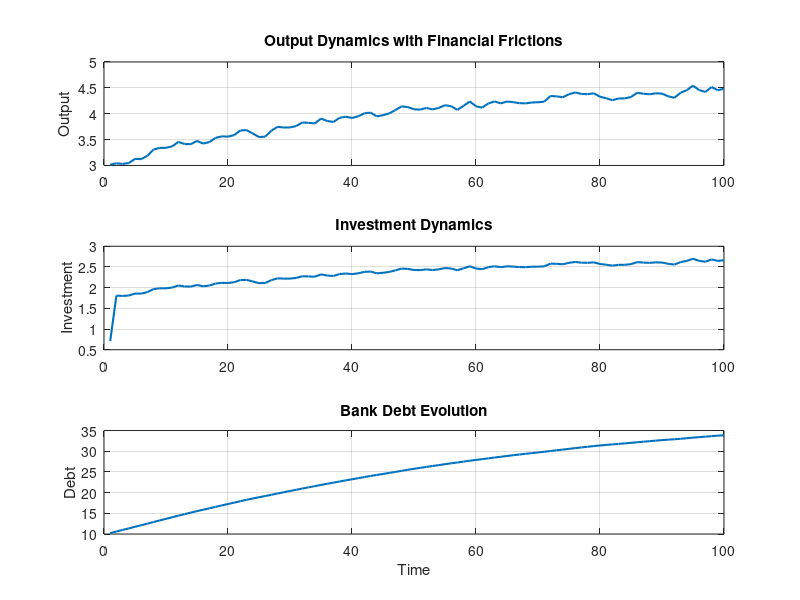
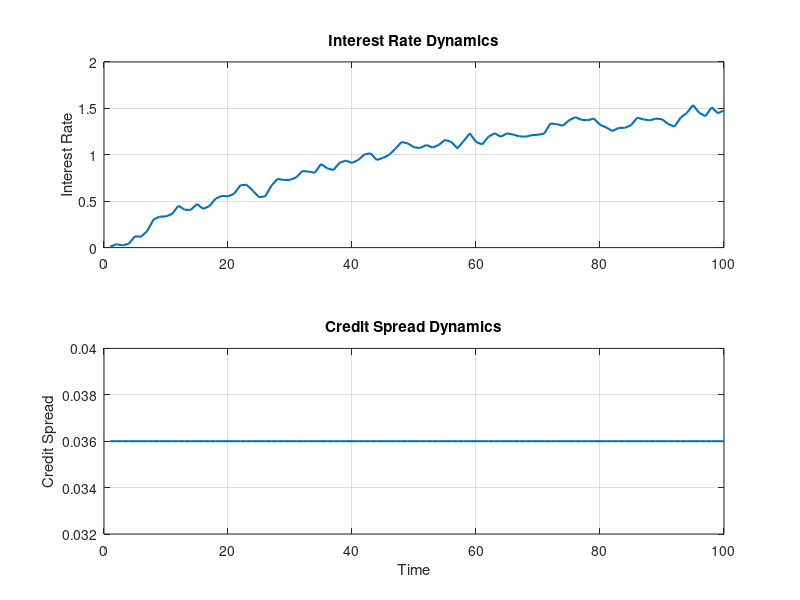
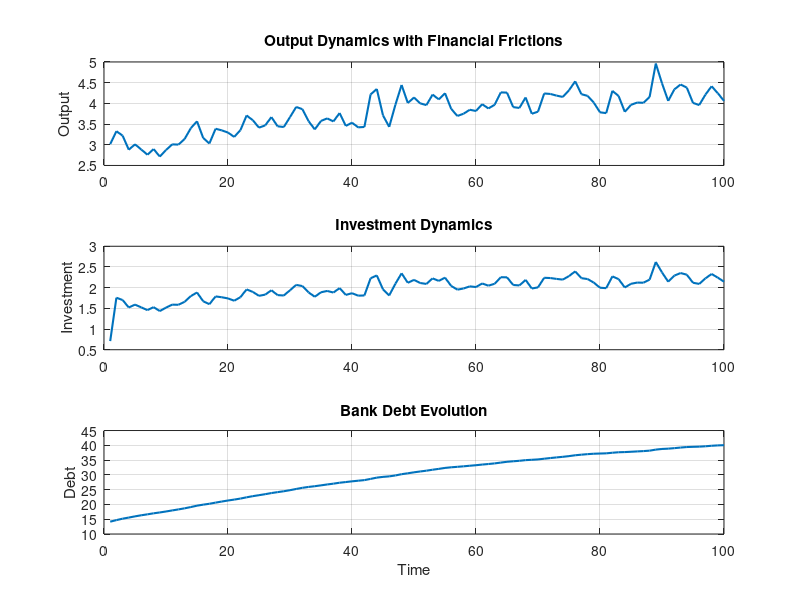
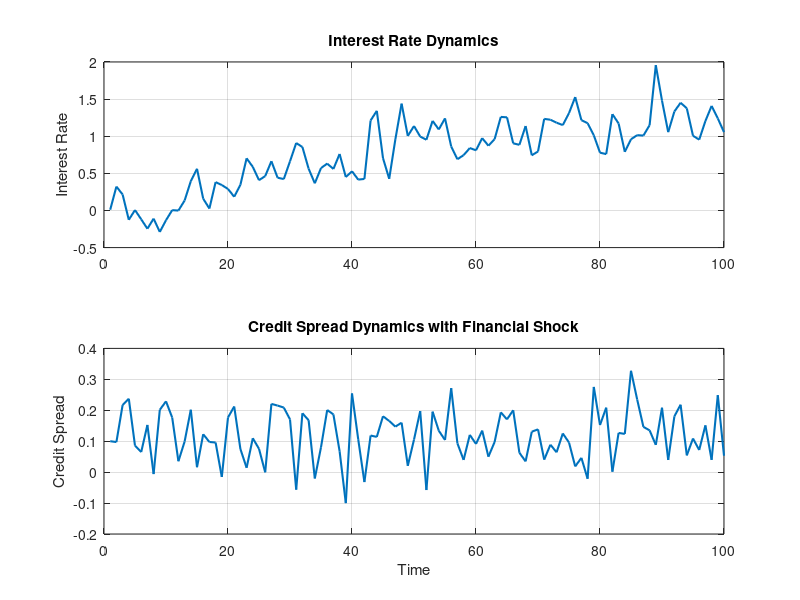

Source code (MATLAB) for these figures, in order:
% Financial Friction DSGE Model (Gertler-Kiyotaki/BGG Framework)

% Clear workspace and define parameters
clear; clc; close all;

%% Model Parameters
beta = 0.99;            % Discount factor
sigma = 1;              % Risk aversion
phi = 1;                % Inverse Frisch elasticity
rho = 0.9;              % Persistence of technology shock
sigma_e = 0.01;         % Std. deviation of technology shock
delta = 0.025;          % Capital depreciation rate
alpha = 0.33;          % Capital share in production
eta = 0.5;              % Capital adjustment cost

% Financial Friction Parameters
phi_k = 0.36;           % Leverage ratio (fraction of capital funded by debt)
kappa = 0.1;            % Cost of external financing

%% Steady State Values
k_ss = ((alpha / (1 / beta - 1 + delta)))^(1 / (1 - alpha));
y_ss = k_ss^alpha;
investment_ss = delta * k_ss;
interest_rate_ss = 1 / beta - 1;
credit_spread_ss = kappa * phi_k;

%% Simulation Setup
T = 100;                 % Time periods
shock = sigma_e * randn(T, 1); % Technology shock

% Initialize variables
capital = zeros(T, 1);
output = zeros(T, 1);
investment = zeros(T, 1);
bank_debt = zeros(T, 1);
interest_rate = zeros(T, 1);
credit_spread = zeros(T, 1);

capital(1) = k_ss;
output(1) = y_ss;
investment(1) = investment_ss;
bank_debt(1) = phi_k * k_ss;
interest_rate(1) = interest_rate_ss;
credit_spread(1) = credit_spread_ss;

%% Model Simulation
for t = 2:T
    % Productivity shock
    z_t = rho * shock(t - 1) + shock(t);
    
    % Output with financial frictions
    output(t) = exp(z_t) * capital(t - 1)^alpha;
    
    % Investment decision with adjustment costs
    investment(t) = ((1 - kappa) * beta * output(t)) / (1 + eta);
    
    % Capital accumulation
    capital(t) = (1 - delta) * capital(t - 1) + investment(t);
    
    % Bank debt evolution
    bank_debt(t) = phi_k * capital(t);
    
    % Interest rate dynamics (Taylor Rule)
    interest_rate(t) = interest_rate_ss + phi * (output(t) - y_ss);
    
    % Credit spread dynamics
    credit_spread(t) = kappa * (bank_debt(t) / capital(t));
end

%% Plot Results
figure;
subplot(3,1,1);
plot(output, 'LineWidth', 1.5);
title('Output Dynamics with Financial Frictions');
ylabel('Output'); grid on;

subplot(3,1,2);
plot(investment, 'LineWidth', 1.5);
title('Investment Dynamics');
ylabel('Investment'); grid on;

subplot(3,1,3);
plot(bank_debt, 'LineWidth', 1.5);
title('Bank Debt Evolution');
ylabel('Debt'); xlabel('Time'); grid on;

figure;
subplot(2,1,1);
plot(interest_rate, 'LineWidth', 1.5);
title('Interest Rate Dynamics');
ylabel('Interest Rate'); grid on;

subplot(2,1,2);
plot(credit_spread, 'LineWidth', 1.5);
title('Credit Spread Dynamics');
ylabel('Credit Spread'); xlabel('Time'); grid on;

grid on;

%% Interpretation
% - Observe how shocks propagate through output, investment, bank debt, interest rates, and credit spreads.
% - Higher leverage increases the economy's sensitivity to financial shocks.
% - Bank debt and credit spreads amplify business cycle fluctuations.
% Financial Friction DSGE Model (Gertler-Kiyotaki/BGG Framework)

% Clear workspace and define parameters
clear; clc; close all;

%% Model Parameters
beta = 0.99;            % Discount factor
sigma = 1;              % Risk aversion
phi = 1;                % Inverse Frisch elasticity
rho = 0.9;              % Persistence of technology shock
sigma_e = 0.05;         % Increased Std. deviation of technology shock (Amplified Shock)
delta = 0.025;          % Capital depreciation rate
alpha = 0.33;           % Capital share in production
eta = 0.5;              % Capital adjustment cost

% Financial Friction Parameters
phi_k = 0.5;            % Increased Leverage ratio (fraction of capital funded by debt)
kappa = 0.2;            % Increased Cost of external financing

%% Steady State Values
k_ss = ((alpha / (1 / beta - 1 + delta)))^(1 / (1 - alpha));
y_ss = k_ss^alpha;
investment_ss = delta * k_ss;
interest_rate_ss = 1 / beta - 1;
credit_spread_ss = kappa * phi_k;

%% Simulation Setup
T = 100;                 % Time periods
shock = sigma_e * randn(T, 1); % Stronger Technology shock

% Initialize variables
capital = zeros(T, 1);
output = zeros(T, 1);
investment = zeros(T, 1);
bank_debt = zeros(T, 1);
interest_rate = zeros(T, 1);
credit_spread = zeros(T, 1);

capital(1) = k_ss;
output(1) = y_ss;
investment(1) = investment_ss;
bank_debt(1) = phi_k * k_ss;
interest_rate(1) = interest_rate_ss;
credit_spread(1) = credit_spread_ss;

%% Model Simulation
for t = 2:T
    % Productivity shock
    z_t = rho * shock(t - 1) + shock(t);
    
    % Output with financial frictions
    output(t) = exp(z_t) * capital(t - 1)^alpha;
    
    % Investment decision with adjustment costs
    investment(t) = ((1 - kappa) * beta * output(t)) / (1 + eta);
    
    % Capital accumulation
    capital(t) = (1 - delta) * capital(t - 1) + investment(t);
    
    % Bank debt evolution
    bank_debt(t) = phi_k * capital(t);
    
    % Interest rate dynamics (Taylor Rule)
    interest_rate(t) = interest_rate_ss + phi * (output(t) - y_ss);
    
    % Credit spread dynamics with financial shock
    credit_spread(t) = kappa * (bank_debt(t) / capital(t)) + 0.1 * randn();
end

%% Plot Results
figure;
subplot(3,1,1);
plot(output, 'LineWidth', 1.5);
title('Output Dynamics with Financial Frictions');
ylabel('Output'); grid on;

subplot(3,1,2);
plot(investment, 'LineWidth', 1.5);
title('Investment Dynamics');
ylabel('Investment'); grid on;

subplot(3,1,3);
plot(bank_debt, 'LineWidth', 1.5);
title('Bank Debt Evolution');
ylabel('Debt'); xlabel('Time'); grid on;

figure;
subplot(2,1,1);
plot(interest_rate, 'LineWidth', 1.5);
title('Interest Rate Dynamics');
ylabel('Interest Rate'); grid on;

subplot(2,1,2);
plot(credit_spread, 'LineWidth', 1.5);
title('Credit Spread Dynamics with Financial Shock');
ylabel('Credit Spread'); xlabel('Time'); grid on;

grid on;

%% Interpretation
% - Amplified shocks now generate stronger responses across output, investment, bank debt, interest rates, and credit spreads.
% - Increased leverage and financing costs intensify economic sensitivity to financial disturbances.
% - Credit spreads now exhibit more dynamic behavior due to the introduced financial shocks.
% Behavioral DSGE Model with Global Economic Shocks

% Clear workspace and define parameters
clear; clc; close all;

%% Model Parameters
beta = 0.99;            % Discount factor
sigma = 1;              % Risk aversion
phi = 1;                % Inverse Frisch elasticity
rho = 0.9;              % Persistence of technology shock
sigma_e = 0.01;         % Std. deviation of technology shock
delta = 0.025;          % Capital depreciation rate
alpha = 0.33;           % Capital share in production
eta = 0.5;              % Capital adjustment cost

% Behavioral Bias Parameters
lambda_myopia = 0.1;    % Degree of myopia
lambda_overconfidence = 0.1; % Degree of overconfidence

% Global Economic Shock Parameters
gamma_g = 0.2;          % Sensitivity to global shocks
rho_g = 0.8;            % Persistence of global economic shock
sigma_g = 0.02;         % Std. deviation of global economic shock

%% Steady State Values
k_ss = ((alpha / (1 / beta - 1 + delta)))^(1 / (1 - alpha));
y_ss = k_ss^alpha;
investment_ss = delta * k_ss;
interest_rate_ss = 1 / beta - 1;

%% Simulation Setup
T = 100;                      % Time periods
tech_shock = sigma_e * randn(T, 1); % Technology shock
global_shock = sigma_g * randn(T, 1); % Global economic shock

% Initialize variables
capital = zeros(T, 1);
output = zeros(T, 1);
investment = zeros(T, 1);
interest_rate = zeros(T, 1);

capital(1) = k_ss;
output(1) = y_ss;
investment(1) = investment_ss;
interest_rate(1) = interest_rate_ss;

%% Model Simulation
for t = 2:T
    % Global economic shock propagation
    g_t = rho_g * global_shock(t - 1) + global_shock(t);
    
    % Adjust output with global shock and behavioral biases
    output(t) = exp(tech_shock(t) + gamma_g * g_t) * (capital(t - 1)^alpha);
    
    % Behavioral adjustment to investment (myopia)
    investment(t) = ((1 - lambda_myopia) * beta * output(t)) / (1 + eta);
    
    % Capital accumulation
    capital(t) = (1 - delta) * capital(t - 1) + investment(t);
    
    % Interest rate dynamics with overconfidence behavior
    interest_rate(t) = interest_rate_ss + phi * ((1 + lambda_overconfidence) * (output(t) - y_ss));
end

%% Plot Results
figure;
subplot(3,1,1);
plot(output, 'LineWidth', 1.5);
title('Output Dynamics with Global Economic Shocks');
ylabel('Output'); grid on;

subplot(3,1,2);
plot(investment, 'LineWidth', 1.5);
title('Investment Dynamics with Behavioral Bias');
ylabel('Investment'); grid on;

subplot(3,1,3);
plot(interest_rate, 'LineWidth', 1.5);
title('Interest Rate Dynamics with Overconfidence');
ylabel('Interest Rate'); xlabel('Time'); grid on;

grid on;

%% Interpretation
% - Global shocks amplify output volatility.
% - Myopia reduces investment responsiveness.
% - Overconfidence leads to exaggerated interest rate movements.
